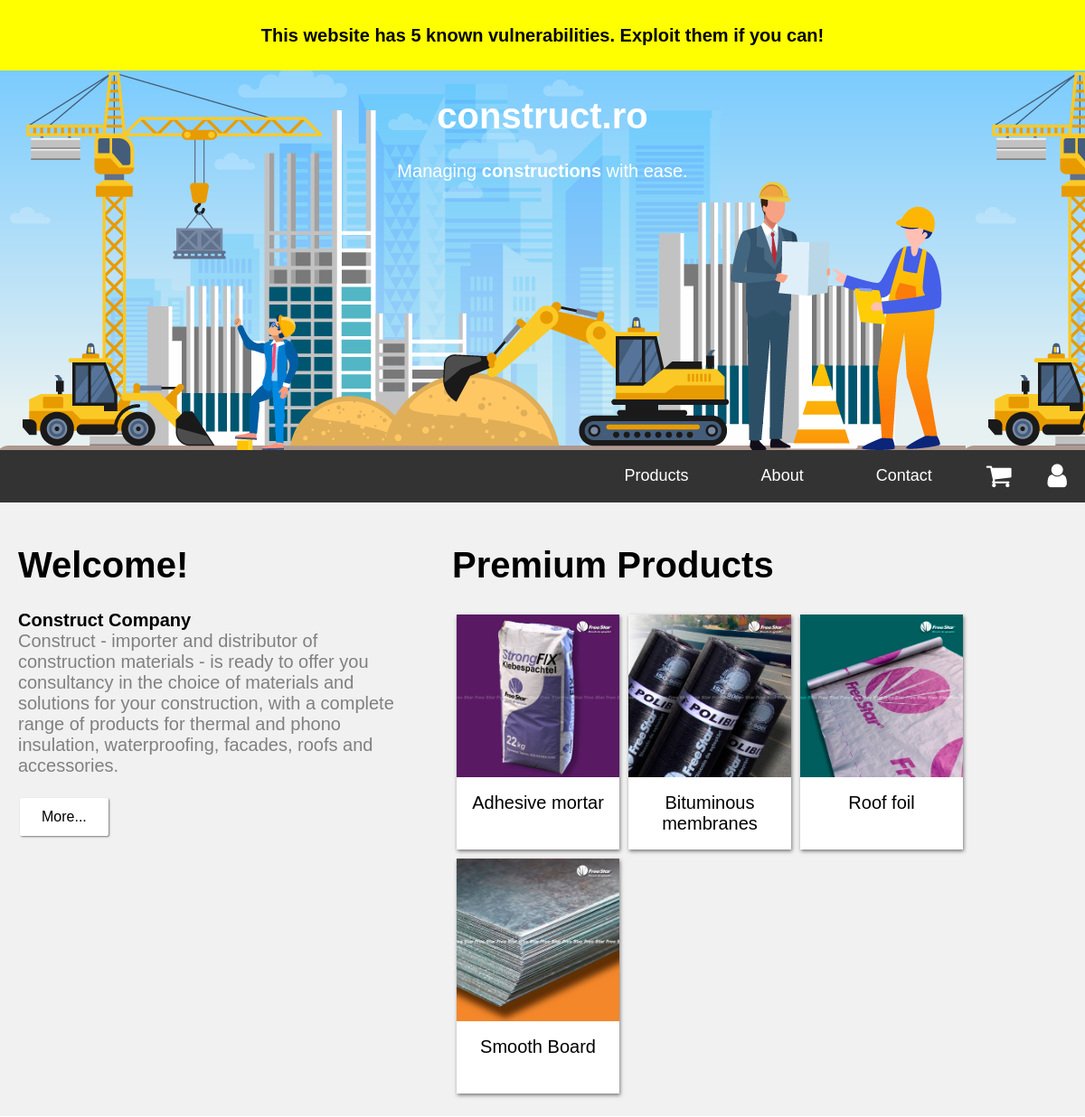
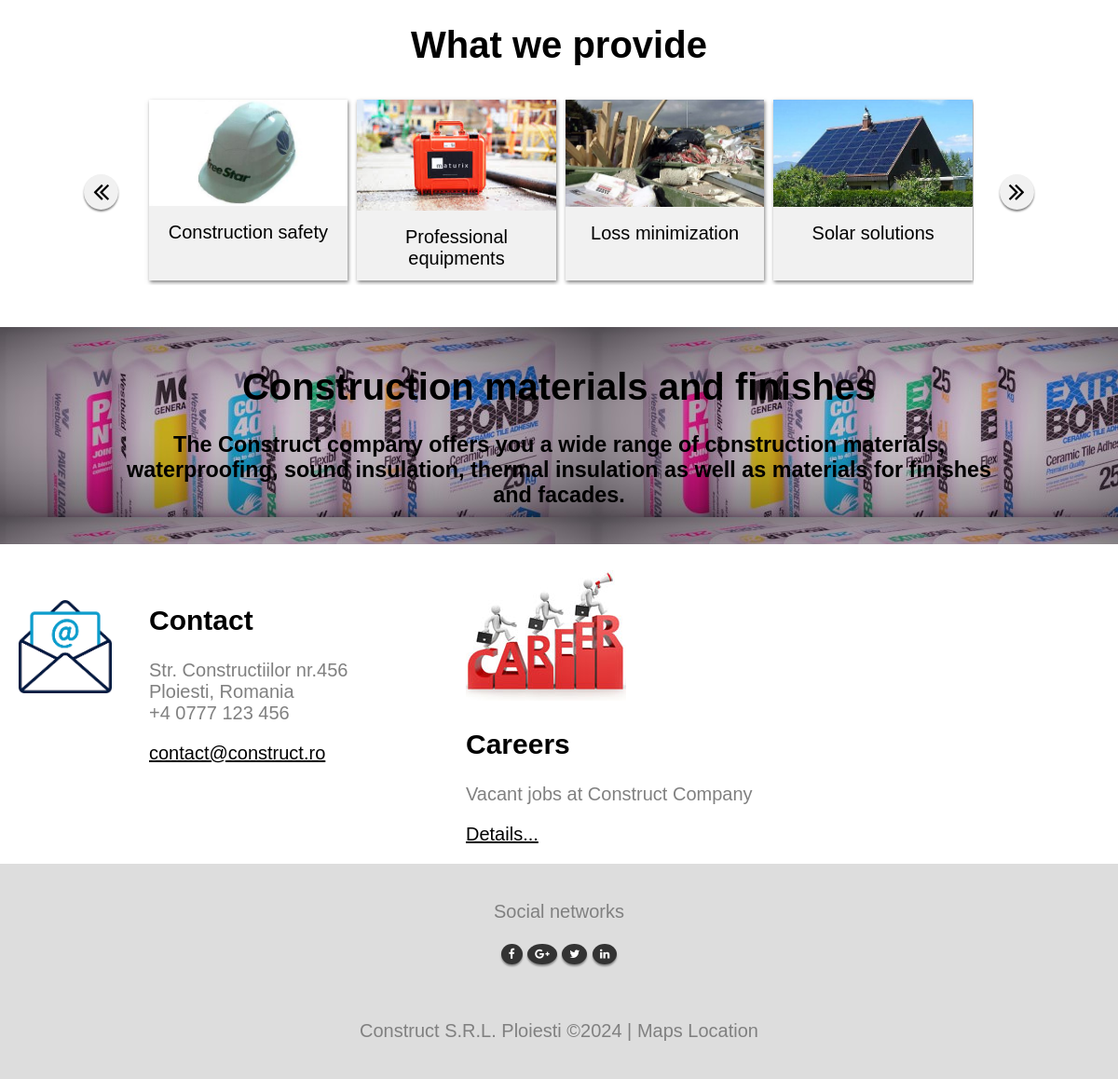
The page / on the database its author committed (2 pictures, top to bottom).
### tables this page shows
CREATE TABLE `Products` (
  `ID_product` int NOT NULL,
  `Product_name` varchar(100) NOT NULL,
  `ID_category` int NOT NULL,
  `Availability` enum('Ordinary','New','Premium') NOT NULL,
  `Description` text NOT NULL,
  `Aplications` text NOT NULL,
  `Price_per_unit` decimal(15,2) NOT NULL,
  `Number_of_units` int NOT NULL,
  `Image` varchar(1000) DEFAULT NULL
);

### www/php/printPremiumProducts.php (the view, shortened to what this page needs)
<?php
	$db = mysqli_connect("db","root","root","ConstructShop");
	if($result = mysqli_query($db, "SELECT ID_product,Product_name,Image FROM Products WHERE Availability = 'Premium'")){
		for($i=0;$i<4;$i++){
			$row = mysqli_fetch_array($result);
			$id = $row['ID_product'];
			$product = $row['Product_name'];
			$imag = $row['Image'];
			$imag = substr($imag, 3);
			?>
			<div class="gallery">
				<a href="html/product.php?id_product=<?php echo $id; ?>">
					<img src="<?php echo $imag; ?>" alt="<?php echo $product; ?>" width="400" height="400">
					<div class="desc"><?php echo $product; ?></div>
				</a>
			</div>
		<?php }
	}
	else echo "ERROR: " . mysqli_error($db);
?>

### www/css/index-style.css (style rules this page uses)
* { box-sizing: border-box; }
body { font-family: Arial; font-size: 125%; margin: 0; }
.gallery { margin: 5px; background-color: white; box-shadow: 1px 2px 4px rgba(0, 0, 0, .5); width: 180px; min-height: 260px; float: left; }
.gallery img { width: 100%; height: auto; }
.gallery a:link, .gallery a:visited { color: initial; text-decoration: none; cursor: pointer; }
.desc { padding: 12px; text-align: center; }

### rows shown on the page
products: Image (picture), Product_name "Adhesive mortar"
products: Image (picture), Product_name "Bituminous membranes"
products: Image (picture), Product_name "Roof foil"
products: Image (picture), Product_name "Smooth Board"
